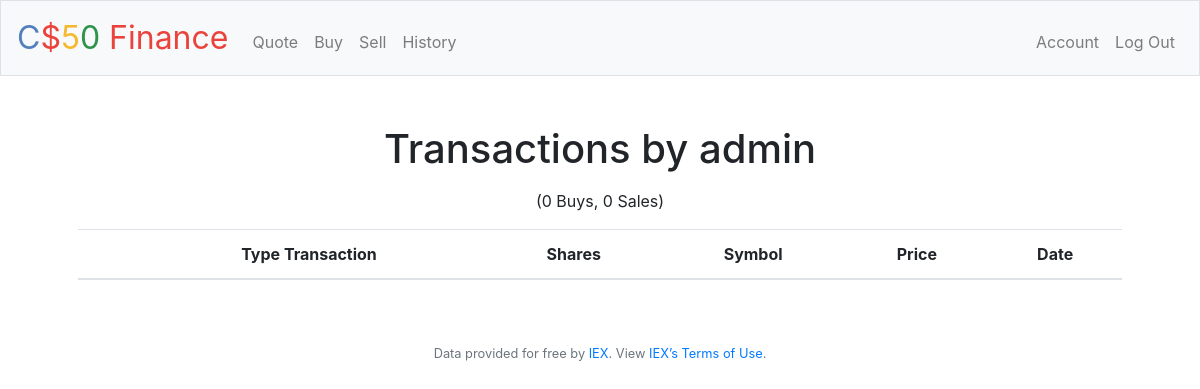
The app's page /history (signed in), older data.
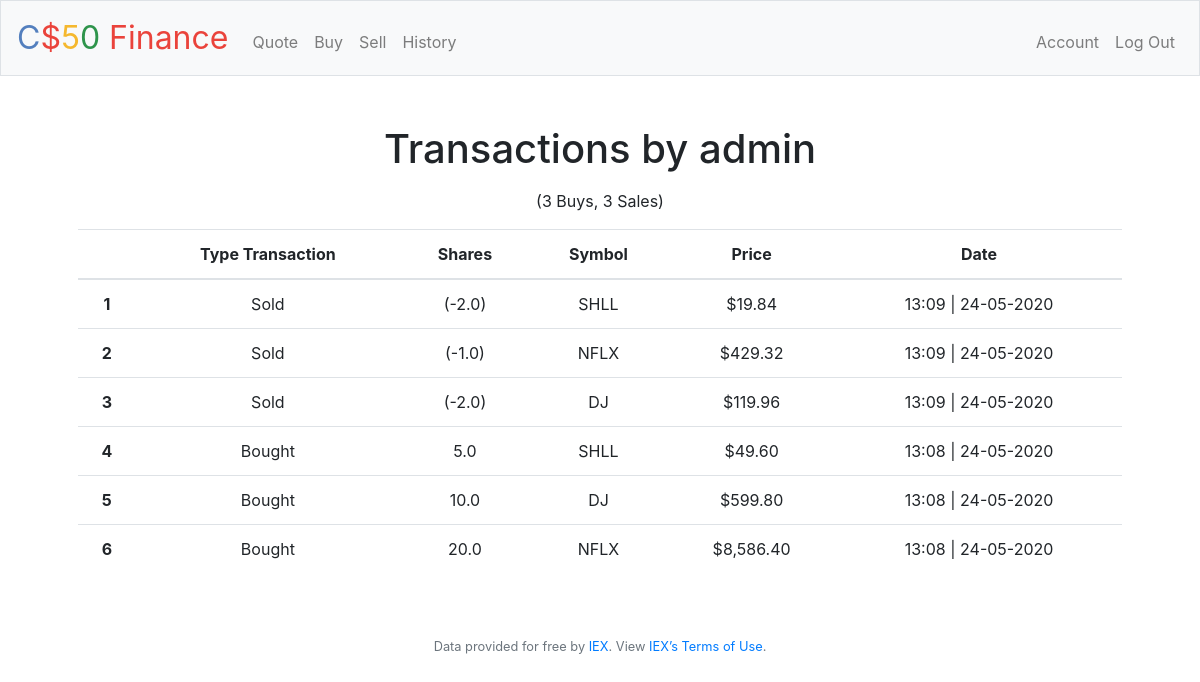
The same page, newer data.
### webapp/users/models.py (models this page shows, shortened)
class User(db.Model, UserMixin):
    __tablename__ = 'user'
    id = db.Column(db.Integer, primary_key=True)
    username = db.Column(db.String(20), unique=True, nullable=False)
    email = db.Column(db.String(120), unique=True, nullable=False)
    password = db.Column(db.String(60), nullable=False)
    image_file = db.Column(db.String(20), nullable=False, default='default.png')
    created_on = db.Column(db.DateTime, nullable=False, default=datetime.utcnow)
    last_online = db.Column(db.DateTime, nullable=False, default=datetime.utcnow)
    starting_cash = db.Column(db.Float, nullable=False)
    cash = db.Column(db.Float, default=0.00)
    portfolio_value = db.Column(db.Float, default=0.00)
    portfolio_size = db.Column(db.Integer, nullable=False, default=0)
    num_buys = db.Column(db.Integer, nullable=False, default=0)
    num_sales = db.Column(db.Integer, nullable=False, default=0)
    num_equal_sales = db.Column(db.Integer, nullable=False, default=0)
    num_positive_sales = db.Column(db.Integer, nullable=False, default=0)
    num_negative_sales = db.Column(db.Integer, nullable=False, default=0)
    last_buy = db.Column(db.DateTime)
    last_sale = db.Column(db.DateTime)
    status = db.Column(db.Boolean, nullable=False, server_default='1')
    access = db.Column(db.Integer, nullable=False, default=1)
    roles = db.relationship('Role', secondary='user_roles')
    shares = db.relationship('Share', backref='owner', lazy=True)
    transactions = db.relationship('Transaction', backref='user', lazy=True)

### webapp/transactions/models.py (models this page shows, shortened)
class Transaction(db.Model):
    __tablename__ = 'transaction'
    id = db.Column(db.Integer, primary_key=True)
    user_id = db.Column(db.Integer, db.ForeignKey('user.id'), nullable=False)
    share_id = db.Column(db.Integer, db.ForeignKey('share.id'), nullable=False)
    symbol = db.Column(db.String(100), nullable=False)
    is_buy = db.Column(db.Boolean, nullable=False)
    price_per_share = db.Column(db.Float, nullable=False)
    num_shares = db.Column(db.Float, nullable=False)
    dollar_amount = db.Column(db.Float, nullable=False)
    date = db.Column(db.DateTime, nullable=False, default=datetime.utcnow)

### webapp/transactions/routes.py (the view)
@transactions.route("/history")
@login_required
def history():
    transactions = Transaction.query.order_by(Transaction.date.desc()).filter_by(user_id=current_user.id)
    return render_template("history.html", title='History', user=current_user, transactions=transactions)

### webapp/users/models.py (called while the page is built)
@login_manager.user_loader
def load_user(user_id):
    return User.query.get(int(user_id))

### webapp/templates/history.html (shortened to what this page needs)
{% extends "layout.html" %}
{% block main %}
    <h1 class="mb-3">Transactions by {{ user.username }}</h1>
    <p>({{ user.num_buys }} Buys, {{ user.num_sales}} Sales)</p>
    <table class="table table-hover">
        <thead>
            <tr>
                <th scope="col"></th>
                <th scope="col">Type Transaction</th>
                <th scope="col">Shares</th>
                <th scope="col">Symbol</th>
                <th scope="col">Price</th>
                <th scope="col">Date</th>
            </tr>
          </thead>
        <tbody>
            {% for transaction in transactions %}
            <tr>
                <th scope="row"> {{ loop.index0 + 1 }} </th>
                {% if transaction.is_buy %}
                    <td> Bought </td>
                    <td> {{ transaction.num_shares }} </td>
                {% else %}
                    <td> Sold </td>
                    <td> ({{ -transaction.num_shares }}) </td>
                {% endif %}
                <td> {{ transaction.symbol }} </td>
                <td> {{ '${:,.2f}'.format(transaction.dollar_amount) }} </td>
                <td> {{ transaction.date.strftime('%H:%M | %d-%m-%Y') }} </td>
            </tr>
            {% endfor %}
        </tbody>
    </table>
{% endblock main %}

### webapp/templates/layout.html (shortened to what this page needs)
<!DOCTYPE html>
<html lang="en">
    <head>
        <link href="https://maxcdn.bootstrapcdn.com/bootstrap/4.1.3/css/bootstrap.min.css" rel="stylesheet">
        <link href="{{ url_for('static', filename='css/styles.css') }}" rel="stylesheet">
    </head>
    <body>
        <nav class="navbar navbar-expand-md navbar-light bg-light border">
            <a class="navbar-brand" href="/"><span class="blue">C</span><span class="red">$</span><span class="yellow">5</span><span class="green">0</span> <span class="red">Finance</span></a>
            <div class="collapse navbar-collapse" id="navbar">
                {% if current_user.is_authenticated %}
                    <ul class="navbar-nav mr-auto mt-2">
                        <li class="nav-item"><a class="nav-link" href="{{ url_for('main.quote') }}">Quote</a></li>
                        <li class="nav-item"><a class="nav-link" href="{{ url_for('transactions.buy') }}">Buy</a></li>
                        <li class="nav-item"><a class="nav-link" href="{{ url_for('transactions.sell') }}">Sell</a></li>
                        <li class="nav-item"><a class="nav-link" href="{{ url_for('transactions.history') }}">History</a></li>
                    </ul>
                    <ul class="navbar-nav ml-auto mt-2">
                        <li class="nav-item"><a class="nav-link" href="{{ url_for('users.account') }}">Account</a></li>
                        <li class="nav-item"><a class="nav-link" href="{{ url_for('users.logout') }}">Log Out</a></li>
                    </ul>
                {% else %}
                    <ul class="navbar-nav ml-auto mt-2">
                        <li class="nav-item"><a class="nav-link" href="{{ url_for('users.register') }}">Register</a></li>
                        <li class="nav-item"><a class="nav-link" href="{{ url_for('users.login') }}">Log In</a></li>
                    </ul>
                {% endif %}
            </div>
        </nav>
        <main class="container p-5">
            <div class="row">
                <div class="col-md-8">
                </div>
            </div>
            {% block main %}{% endblock %}
        </main>
        <footer class="small text-center text-muted">
            Data provided for free by <a href="https://iextrading.com/developer">IEX</a>. View <a href="https://iextrading.com/api-exhibit-a/">IEX’s Terms of Use</a>.
        </footer>
    </body>
</html>

### webapp/static/css/styles.css (style rules this page uses)
nav .navbar-brand { font-size: xx-large; }
nav .navbar-brand .blue { color: #537fbe; }
nav .navbar-brand .red { color: #ea433b; }
nav .navbar-brand .yellow { color: #f5b82e; }
nav .navbar-brand .green { color: #2e944b; }
.col-md-8 { margin: auto; }
main { overflow-x: auto; text-align: center; }

Row changes from the older to the newer data that the page shows:
changed User "admin": num_buys "0" → "3"; num_sales "0" → "3"
added Transaction: dollar_amount "$19.84"
added Transaction: dollar_amount "$429.32"
added Transaction: dollar_amount "$119.96"
added Transaction: dollar_amount "$49.60"
added Transaction: dollar_amount "$599.80"
added Transaction: dollar_amount "$8,586.40"
